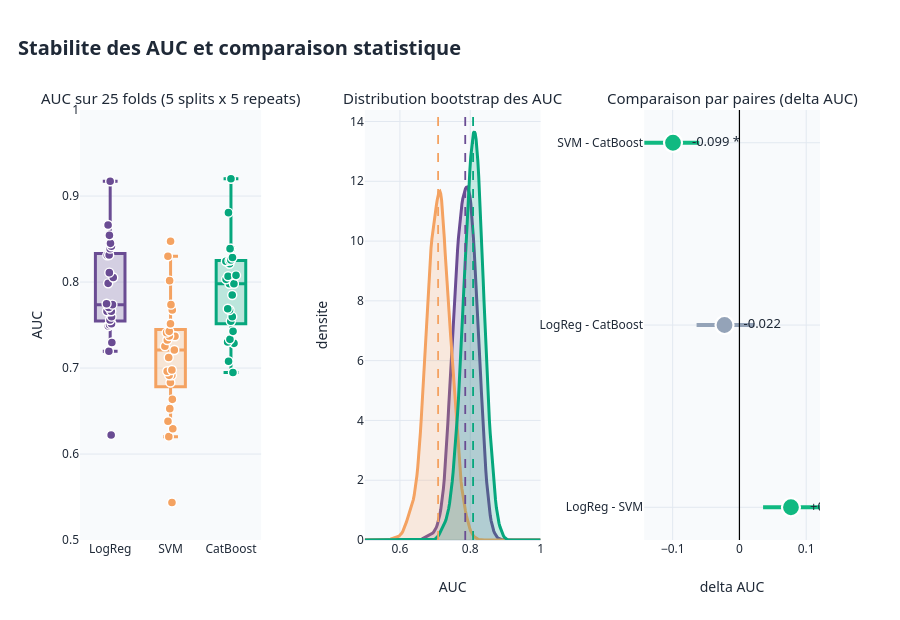

This figure's notebook cell:
### Code cell
# === Figure : box AUC (25 folds) + bootstrap densite + paired delta AUC ===
fig = make_subplots(rows=1, cols=3, column_widths=[0.34, 0.33, 0.33],
                    horizontal_spacing=0.14,
                    subplot_titles=('AUC sur 25 folds (5 splits x 5 repeats)',
                                    'Distribution bootstrap des AUC',
                                    'Comparaison par paires (delta AUC)'))

# 1 - Box 25 folds
for name in MODELS:
    fig.add_trace(go.Box(
        y=fm[name]['AUC'], name=name, boxpoints='all', jitter=0.4, pointpos=0,
        marker=dict(size=9, color=PALETTE[name], line=dict(color='white', width=1.4)),
        line=dict(color=PALETTE[name], width=3),
        fillcolor=hex_to_rgba(PALETTE[name], 0.25),
        showlegend=False,
        hovertemplate=f'<b>{name}</b><br>AUC = %{{y:.3f}}<extra></extra>'),
        row=1, col=1)

# 2 - Densites bootstrap (KDE)
from scipy.stats import gaussian_kde
x_grid = np.linspace(0.50, 1.00, 200)
for name in MODELS:
    kde = gaussian_kde(boot[name], bw_method=0.3)
    yk = kde(x_grid)
    lo, hi = boot_ic[name]
    mean = boot[name].mean()
    fig.add_trace(go.Scatter(
        x=x_grid, y=yk, mode='lines', name=name,
        line=dict(color=PALETTE[name], width=3),
        fill='tozeroy', fillcolor=hex_to_rgba(PALETTE[name], 0.20),
        hovertemplate=f'<b>{name}</b><br>AUC=%{{x:.3f}}<br>densite=%{{y:.2f}}<extra></extra>'),
        row=1, col=2)
    fig.add_vline(x=mean, line=dict(color=PALETTE[name], width=1.8, dash='dash'),
                  row=1, col=2)

# 3 - Paired delta AUC
for i, r in pair_df.iterrows():
    label = f'{r["A"]} - {r["B"]}'
    color = PALETTE['good'] if r['p_value'] < 0.05 else PALETTE['muted']
    fig.add_trace(go.Scatter(
        x=[r['IC95_lo'], r['IC95_hi']], y=[label, label],
        mode='lines', line=dict(color=color, width=4),
        showlegend=False, hoverinfo='skip'), row=1, col=3)
    sig = '*' if r['p_value'] < 0.05 else ''
    fig.add_trace(go.Scatter(
        x=[r['delta_AUC']], y=[label], mode='markers+text',
        marker=dict(size=18, color=color, line=dict(color='white', width=2.2)),
        text=[f'  {r["delta_AUC"]:+.3f} {sig}'], textposition='middle right',
        textfont=dict(size=13, color=PALETTE['fg']),
        showlegend=False,
        hovertemplate=(f'<b>{label}</b><br>'
                       f'delta AUC = {r["delta_AUC"]:+.3f}<br>'
                       f'IC95 = [{r["IC95_lo"]:+.3f}, {r["IC95_hi"]:+.3f}]<br>'
                       f'p = {r["p_value"]:.3f}<extra></extra>')),
        row=1, col=3)
fig.add_vline(x=0, line=dict(color='black', width=1.2), row=1, col=3)

fig.update_yaxes(title_text='AUC', range=[0.5, 1.0], row=1, col=1)
fig.update_xaxes(title_text='AUC', range=[0.5, 1.0], row=1, col=2)
fig.update_yaxes(title_text='densite', row=1, col=2)
fig.update_xaxes(title_text='delta AUC', row=1, col=3)
# Donne plus de place a droite pour les annotations textuelles
fig.update_xaxes(automargin=True, row=1, col=3)
fig.update_layout(height=620,
                  title=dict(text='<b>Stabilite des AUC et comparaison statistique</b>',
                             font=dict(size=20)),
                  showlegend=False,
                  margin=dict(l=80, r=80, t=110, b=80))
style_subplot_titles(fig, size=15)
fig.write_image(str(OUT/'A3_stability_paired.png'), width=1900, height=620, scale=2)
fig.show()

print('\nIC95 de l AUC (bootstrap 1000) :')
for n in MODELS:
    print(f'  {n:10s}  AUC = {roc_auc_score(y, probas[n]):.3f}  '
          f'IC95 = [{boot_ic[n][0]:.3f}, {boot_ic[n][1]:.3f}]')

### Figure 1 — Plotly figure (JSON) as saved in the notebook; plotly's stock layout.template omitted (floating-point values rounded to 4 significant figures; data arrays with more than 128 entries replaced by an {"elided": "..."} marker saying what was removed)
{"data": [{"boxpoints": "all", "fillcolor": "rgba(106,76,147,0.25)", "hovertemplate": "<b>LogReg</b><br>AUC = %{y:.3f}<extra></extra>", "jitter": 0.4, "line": {"color": "#6A4C93", "width": 3}, "marker": {"color": "#6A4C93", "line": {"color": "white", "width": 1.4}, "size": 9}, "name": "LogReg", "pointpos": 0, "showlegend": false, "type": "box", "xaxis": "x", "y": [0.8314, 0.6221, 0.8416, 0.8109, 0.845, 0.7297, 0.7558, 0.8052, 0.8543, 0.7597, 0.8663, 0.7195, 0.766, 0.7488, 0.831, 0.7703, 0.766, 0.9172, 0.7984, 0.7504, 0.766, 0.7515, 0.7747, 0.8388, 0.7736], "yaxis": "y"}, {"boxpoints": "all", "fillcolor": "rgba(244,162,97,0.25)", "hovertemplate": "<b>SVM</b><br>AUC = %{y:.3f}<extra></extra>", "jitter": 0.4, "line": {"color": "#F4A261", "width": 3}, "marker": {"color": "#F4A261", "line": {"color": "white", "width": 1.4}, "size": 9}, "name": "SVM", "pointpos": 0, "showlegend": false, "type": "box", "xaxis": "x", "y": [0.7369, 0.5436, 0.8299, 0.7736, 0.7426, 0.6831, 0.6294, 0.7209, 0.8016, 0.6915, 0.7674, 0.6962, 0.6977, 0.6202, 0.6915, 0.7326, 0.7122, 0.8474, 0.7372, 0.6527, 0.6381, 0.7253, 0.7515, 0.7411, 0.6636], "yaxis": "y"}, {"boxpoints": "all", "fillcolor": "rgba(6,167,125,0.25)", "hovertemplate": "<b>CatBoost</b><br>AUC = %{y:.3f}<extra></extra>", "jitter": 0.4, "line": {"color": "#06A77D", "width": 3}, "marker": {"color": "#06A77D", "line": {"color": "white", "width": 1.4}, "size": 9}, "name": "CatBoost", "pointpos": 0, "showlegend": false, "type": "box", "xaxis": "x", "y": [0.7674, 0.7078, 0.9201, 0.8031, 0.8806, 0.6948, 0.7849, 0.798, 0.8078, 0.7287, 0.8285, 0.8067, 0.8212, 0.7302, 0.8248, 0.7689, 0.8387, 0.8256, 0.7426, 0.7597, 0.7544, 0.798, 0.8241, 0.8388, 0.7333], "yaxis": "y"}, {"fill": "tozeroy", "fillcolor": "rgba(106,76,147,0.2)", "hovertemplate": "<b>LogReg</b><br>AUC=%{x:.3f}<br>densite=%{y:.2f}<extra></extra>", "line": {"color": "#6A4C93", "width": 3}, "mode": "lines", "name": "LogReg", "type": "scatter", "x": {"elided": "200 float values"}, "xaxis": "x2", "y": {"elided": "200 float values"}, "yaxis": "y2"}, {"fill": "tozeroy", "fillcolor": "rgba(244,162,97,0.2)", "hovertemplate": "<b>SVM</b><br>AUC=%{x:.3f}<br>densite=%{y:.2f}<extra></extra>", "line": {"color": "#F4A261", "width": 3}, "mode": "lines", "name": "SVM", "type": "scatter", "x": {"elided": "200 float values"}, "xaxis": "x2", "y": {"elided": "200 float values"}, "yaxis": "y2"}, {"fill": "tozeroy", "fillcolor": "rgba(6,167,125,0.2)", "hovertemplate": "<b>CatBoost</b><br>AUC=%{x:.3f}<br>densite=%{y:.2f}<extra></extra>", "line": {"color": "#06A77D", "width": 3}, "mode": "lines", "name": "CatBoost", "type": "scatter", "x": {"elided": "200 float values"}, "xaxis": "x2", "y": {"elided": "200 float values"}, "yaxis": "y2"}, {"hoverinfo": "skip", "line": {"color": "#10B981", "width": 4}, "mode": "lines", "showlegend": false, "type": "scatter", "x": [0.0354, 0.1206], "xaxis": "x3", "y": ["LogReg - SVM", "LogReg - SVM"], "yaxis": "y3"}, {"hovertemplate": "<b>LogReg - SVM</b><br>delta AUC = +0.077<br>IC95 = [+0.035, +0.121]<br>p = 0.000<extra></extra>", "marker": {"color": "#10B981", "line": {"color": "white", "width": 2.2}, "size": 18}, "mode": "markers+text", "showlegend": false, "text": ["  +0.077 *"], "textfont": {"color": "#1F2937", "size": 13}, "textposition": "middle right", "type": "scatter", "x": [0.07716], "xaxis": "x3", "y": ["LogReg - SVM"], "yaxis": "y3"}, {"hoverinfo": "skip", "line": {"color": "#94A3B8", "width": 4}, "mode": "lines", "showlegend": false, "type": "scatter", "x": [-0.06417, 0.02266], "xaxis": "x3", "y": ["LogReg - CatBoost", "LogReg - CatBoost"], "yaxis": "y3"}, {"hovertemplate": "<b>LogReg - CatBoost</b><br>delta AUC = -0.022<br>IC95 = [-0.064, +0.023]<br>p = 0.326<extra></extra>", "marker": {"color": "#94A3B8", "line": {"color": "white", "width": 2.2}, "size": 18}, "mode": "markers+text", "showlegend": false, "text": ["  -0.022 "], "textfont": {"color": "#1F2937", "size": 13}, "textposition": "middle right", "type": "scatter", "x": [-0.02234], "xaxis": "x3", "y": ["LogReg - CatBoost"], "yaxis": "y3"}, {"hoverinfo": "skip", "line": {"color": "#10B981", "width": 4}, "mode": "lines", "showlegend": false, "type": "scatter", "x": [-0.1426, -0.06015], "xaxis": "x3", "y": ["SVM - CatBoost", "SVM - CatBoost"], "yaxis": "y3"}, {"hovertemplate": "<b>SVM - CatBoost</b><br>delta AUC = -0.099<br>IC95 = [-0.143, -0.060]<br>p = 0.000<extra></extra>", "marker": {"color": "#10B981", "line": {"color": "white", "width": 2.2}, "size": 18}, "mode": "markers+text", "showlegend": false, "text": ["  -0.099 *"], "textfont": {"color": "#1F2937", "size": 13}, "textposition": "middle right", "type": "scatter", "x": [-0.09949], "xaxis": "x3", "y": ["SVM - CatBoost"], "yaxis": "y3"}], "layout": {"annotations": [{"font": {"color": "#1F2937", "family": "Segoe UI, Arial", "size": 15}, "showarrow": false, "text": "AUC sur 25 folds (5 splits x 5 repeats)", "x": 0.1224, "xanchor": "center", "xref": "paper", "y": 1, "yanchor": "bottom", "yref": "paper"}, {"font": {"color": "#1F2937", "family": "Segoe UI, Arial", "size": 15}, "showarrow": false, "text": "Distribution bootstrap des AUC", "x": 0.5036, "xanchor": "center", "xref": "paper", "y": 1, "yanchor": "bottom", "yref": "paper"}, {"font": {"color": "#1F2937", "family": "Segoe UI, Arial", "size": 15}, "showarrow": false, "text": "Comparaison par paires (delta AUC)", "x": 0.8812, "xanchor": "center", "xref": "paper", "y": 1, "yanchor": "bottom", "yref": "paper"}], "height": 620, "margin": {"b": 80, "l": 80, "r": 80, "t": 110}, "shapes": [{"line": {"color": "#6A4C93", "dash": "dash", "width": 1.8}, "type": "line", "x0": 0.7858, "x1": 0.7858, "xref": "x2", "y0": 0, "y1": 1, "yref": "y2 domain"}, {"line": {"color": "#F4A261", "dash": "dash", "width": 1.8}, "type": "line", "x0": 0.7086, "x1": 0.7086, "xref": "x2", "y0": 0, "y1": 1, "yref": "y2 domain"}, {"line": {"color": "#06A77D", "dash": "dash", "width": 1.8}, "type": "line", "x0": 0.8081, "x1": 0.8081, "xref": "x2", "y0": 0, "y1": 1, "yref": "y2 domain"}, {"line": {"color": "black", "width": 1.2}, "type": "line", "x0": 0, "x1": 0, "xref": "x3", "y0": 0, "y1": 1, "yref": "y3 domain"}], "showlegend": false, "title": {"font": {"size": 20}, "text": "<b>Stabilite des AUC et comparaison statistique</b>"}, "xaxis": {"anchor": "y", "domain": [0, 0.2448]}, "xaxis2": {"anchor": "y2", "domain": [0.3848, 0.6224], "range": [0.5, 1], "title": {"text": "AUC"}}, "xaxis3": {"anchor": "y3", "automargin": true, "domain": [0.7624, 1], "title": {"text": "delta AUC"}}, "yaxis": {"anchor": "x", "domain": [0, 1], "range": [0.5, 1], "title": {"text": "AUC"}}, "yaxis2": {"anchor": "x2", "domain": [0, 1], "title": {"text": "densite"}}, "yaxis3": {"anchor": "x3", "domain": [0, 1]}}}
